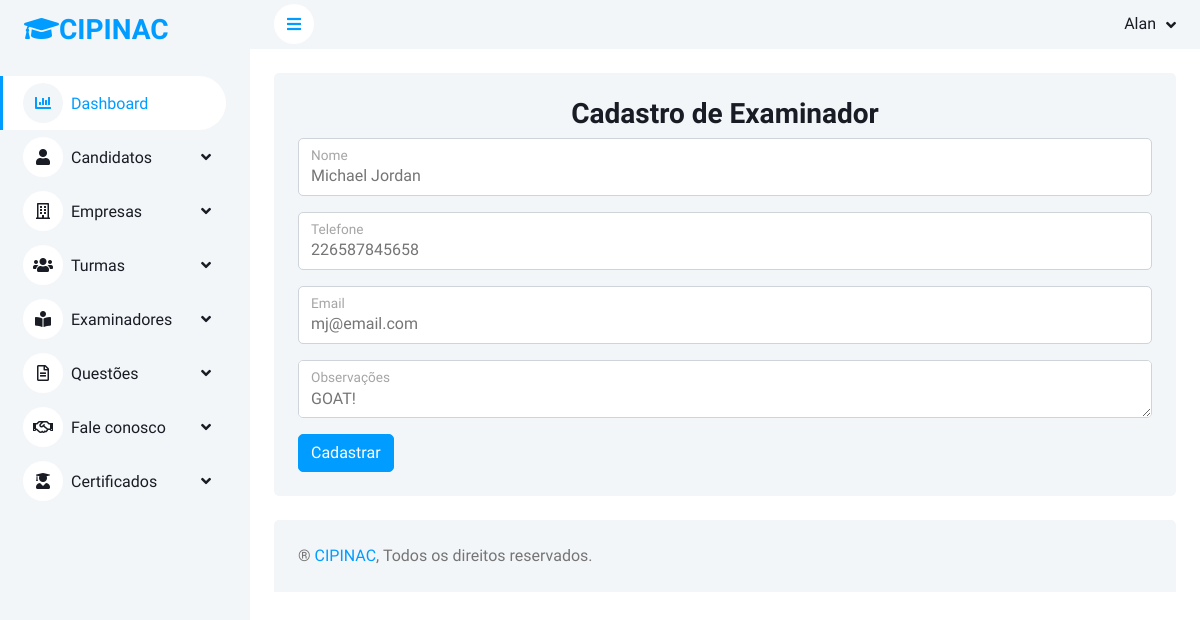
The app's page /examinador/1/ (signed in) with its own data.
### alunos/models.py (models this page shows, shortened)
class Examinador(models.Model):
    nome = models.CharField(max_length=50)
    telefone = models.CharField(max_length=50, null=True, blank=True)
    email = models.EmailField(max_length=50, null=True, blank=True)
    observacoes = models.TextField(null=True, blank=True)

### alunos/views.py (the view)
# urls.py: path('examinador/<int:pk>/',views.update_examinador, name="update_examinador"),
@login_required(login_url='index')
def update_examinador(request, pk):
    examinador = Examinador.objects.get(id=pk)
    form = ExaminadorForm(instance=examinador)
    if request.method == "POST":
        form = ExaminadorForm(request.POST, instance=examinador)
        if form.is_valid():
            form.save()
            messages.success(request, ("Examinador atualizado com sucesso!"))
            return render(request, 'add-examinador.html', {'form': form})
    return render(request, 'add-examinador.html', {'form': form})

### alunos/forms.py
class ExaminadorForm(forms.ModelForm):
    class Meta:
        model = Examinador
        fields = '__all__'

### templates/add-examinador.html (shortened to what this page needs)
{% extends 'base.html' %}
{% load static %}
{% load widget_tweaks %}
{% block content %}
                    <div class="container-fluid pt-4 px-4">
                        <div class="bg-light rounded h-100 p-4">
                            <h3 class="text-center">Cadastro de Examinador</h3>
                            <form action="." method="post" enctype="multipart/form-data">{% csrf_token %}
                                <div class="form-floating mb-3">
                                    {% render_field form.nome class="form-control"  type="text" %}
                                    <label for="floatingInput">Nome</label>
                                </div>
                                <div class="form-floating mb-3">
                                    {% render_field form.telefone class="form-control"  type="text" %}
                                    <label for="floatingInput">Telefone</label>
                                </div>
                                <div class="form-floating mb-3">
                                    {% render_field form.email class="form-control"  type="email" %}
                                    <label for="floatingInput">Email</label>
                                </div>
                                <div class="form-floating mb-3">
                                    {% render_field form.observacoes class="form-control"  type="textarea"%}
                                    <label for="floatingInput">Observações</label>
                                </div>
                                <button type="submit" class="btn btn-primary">Cadastrar</button>
                            </form>
                        </div>
                    </div>
{% endblock %}

### templates/base.html (shortened to what this page needs)
{% load static %}
<!DOCTYPE html>
<html lang="pt-br">
<head>
    <link href="https://cdnjs.cloudflare.com/ajax/libs/font-awesome/5.10.0/css/all.min.css" rel="stylesheet">
    <link href="https://cdn.jsdelivr.net/npm/bootstrap-icons@1.4.1/font/bootstrap-icons.css" rel="stylesheet">
    <link href="{% static 'assets/css/bootstrap.min.css' %}" rel="stylesheet">
    <link href="{% static 'assets/css/style.css' %}" rel="stylesheet">
</head>
<body>
    <div class="container-xxl position-relative bg-white d-flex p-0">
        <div class="sidebar pe-4 pb-3">
            <nav class="navbar bg-light navbar-light">
                <a href="{% url 'index' %}" class="navbar-brand mx-4 mb-3">
                    <h3 class="text-primary"><i class="fa fa-graduation-cap"></i>CIPINAC</h3>
                </a>
                <div class="navbar-nav w-100">
                    <a href="{% url 'dashboard' %}" class="nav-item nav-link active"><i class="fa fa-chart-bar me-2"></i>Dashboard</a>
                    <div class="nav-item dropdown">
                        <a href="#" class="nav-link dropdown-toggle" data-bs-toggle="dropdown"><i class="fa fa-user me-2"></i>Candidatos</a>
                    </div>
                    <div class="nav-item dropdown">
                        <a href="#" class="nav-link dropdown-toggle" data-bs-toggle="dropdown"><i class="far fa-building me-2"></i>Empresas</a>
                    <div class="nav-item dropdown">
                        <a href="#" class="nav-link dropdown-toggle" data-bs-toggle="dropdown"><i class="far fas fa-users me-2"></i>Turmas</a>
                    </div>
                    <div class="nav-item dropdown">
                        <a href="#" class="nav-link dropdown-toggle" data-bs-toggle="dropdown"><i class="far fas fa-book-reader me-2"></i>Examinadores</a>
                    </div>
                    <div class="nav-item dropdown">
                        <a href="#" class="nav-link dropdown-toggle" data-bs-toggle="dropdown"><i class="far fa-file-alt me-2"></i>Questões</a>
                    </div>
                    <div class="nav-item dropdown">
                        <a href="#" class="nav-link dropdown-toggle" data-bs-toggle="dropdown"><i class="far far fa-handshake me-2"></i>Fale conosco</a>
                    </div>
                    <div class="nav-item dropdown">
                        <a href="#" class="nav-link dropdown-toggle" data-bs-toggle="dropdown"><i class="far far fas fa-user-graduate me-2"></i>Certificados</a>
                    </div>
                </div>
            </nav>
        </div>
        <div class="content">
            <nav class="navbar navbar-expand bg-light navbar-light sticky-top px-4 py-0">
                <a href="#" class="sidebar-toggler flex-shrink-0">
                    <i class="fa fa-bars"></i>
                </a>
                <div class="navbar-nav align-items-center ms-auto">
                    <div class="nav-item dropdown">
                        <a href="#" class="nav-link dropdown-toggle" data-bs-toggle="dropdown">
                            <span class="d-none d-lg-inline-flex">{{request.user.first_name}}</span>
                        </a>
                    </div>
                </div>
            </nav>
                    {% block content %}{% endblock %}
            <div class="container-fluid pt-4 px-4">
                <div class="bg-light rounded-top p-4">
                    <div class="row">
                        <div class="col-12 col-sm-6 text-center text-sm-start">
                            ® <a href="#">CIPINAC</a>, Todos os direitos reservados.
                        </div>
                    </div>
                </div>
            </div>
        </div>
    </div>
</body>
</html>

### static/assets/css/style.css (style rules this page uses)
:root { --primary: #009CFF; --light: #F3F6F9; --dark: #191C24; }
.btn { transition: .5s; }
.btn.btn-primary { color: #FFFFFF; }
.sidebar { position: fixed; top: 0; left: 0; bottom: 0; width: 250px; height: 100vh; overflow-y: auto; background: var(--light); transition: 0.5s; z-index: 999; }
.content { margin-left: 250px; min-height: 100vh; background: #FFFFFF; transition: 0.5s; }
@media (min-width: 992px) { .sidebar { margin-left: 0; } }
@media (min-width: 992px) { .content { width: calc(100% - 250px); } }
.sidebar .navbar .navbar-nav .nav-link { padding: 7px 20px; color: var(--dark); font-weight: 500; border-left: 3px solid var(--light); border-radius: 0 30px 30px 0; outline: none; }
.sidebar .navbar .navbar-nav .nav-link:hover, .sidebar .navbar .navbar-nav .nav-link.active { color: var(--primary); background: #FFFFFF; border-color: var(--primary); }
.sidebar .navbar .navbar-nav .nav-link i { width: 40px; height: 40px; display: inline-flex; align-items: center; justify-content: center; background: #FFFFFF; border-radius: 40px; }
.sidebar .navbar .navbar-nav .nav-link:hover i, .sidebar .navbar .navbar-nav .nav-link.active i { background: var(--light); }
.sidebar .navbar .dropdown-toggle::after { position: absolute; top: 15px; right: 15px; border: none; content: "\f107"; font-family: "Font Awesome 5 Free"; font-weight: 900; transition: .5s; }
.content .navbar .navbar-nav .nav-link { margin-left: 25px; padding: 12px 0; color: var(--dark); outline: none; }
.content .navbar .sidebar-toggler, .content .navbar .navbar-nav .nav-link i { width: 40px; height: 40px; display: inline-flex; align-items: center; justify-content: center; background: #FFFFFF; border-radius: 40px; }
.content .navbar .dropdown-toggle::after { margin-left: 6px; vertical-align: middle; border: none; content: "\f107"; font-family: "Font Awesome 5 Free"; font-weight: 900; transition: .5s; }

### records on screen
Examinador: nome "Michael Jordan", telefone "226587845658", email "mj@email.com", observacoes "GOAT!"

### other values on screen
{{ request.user.first_name }} "Alan"
